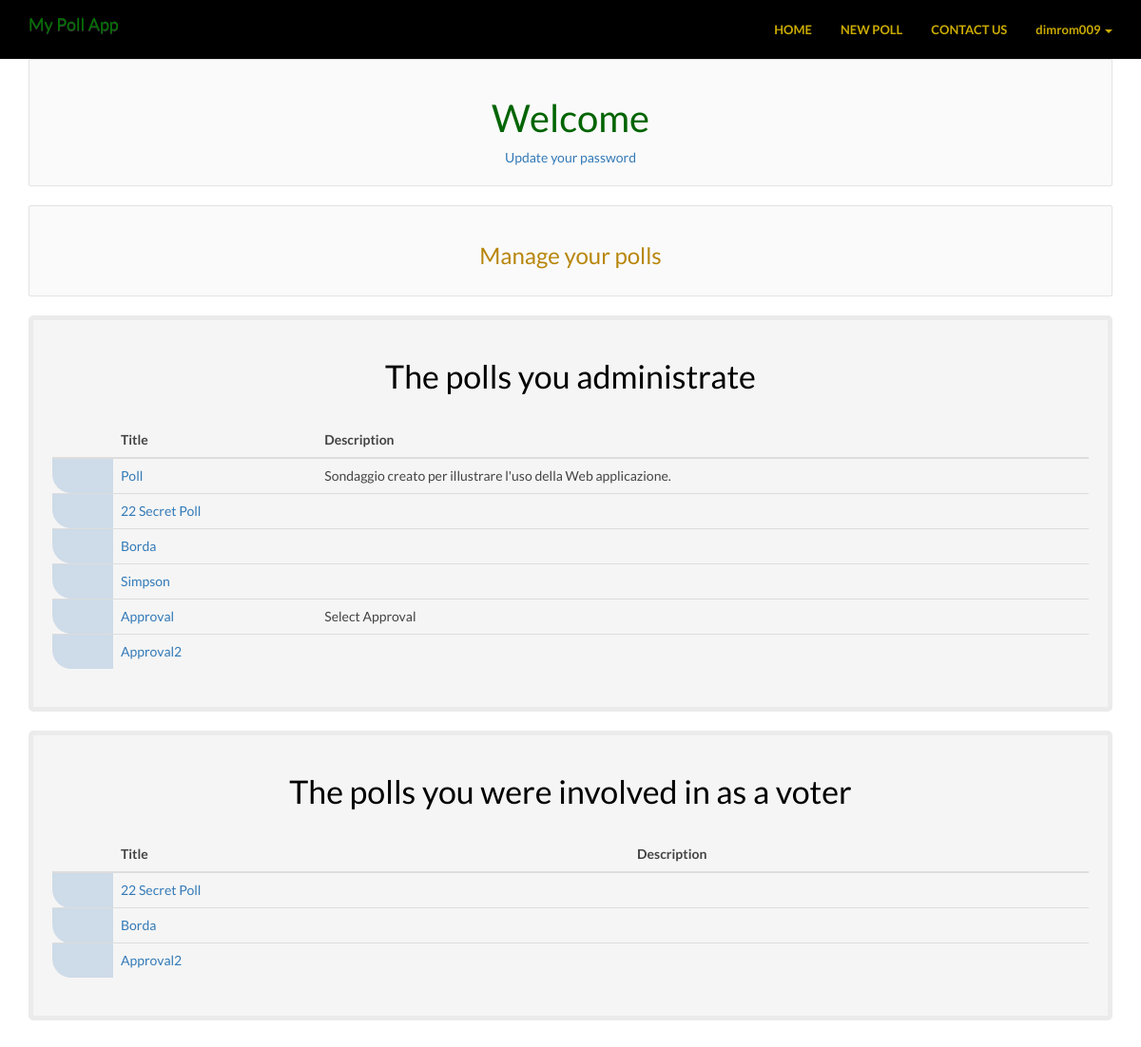
Page /accounts/accountPoll/3a74f2fb-7454-493f-bb3a-3b81fcd7f71c/ (signed in) on the committed database.
### accounts/models.py (models this page shows)
class User(PolymorphicModel):
    id = models.CharField(max_length=100, primary_key=True, default=uuid.uuid4, editable=False)
    nickname = models.CharField(verbose_name=_('Nickname *'), max_length=30)

### polls/models_.py (models this page shows, shortened)
class Poll(PolymorphicModel):
    id = models.CharField(max_length=100, primary_key=True, default=uuid.uuid4, editable=False)
    title = models.CharField(max_length=250, verbose_name=_("title *"))
    description = models.TextField(blank=True, null=True, verbose_name=_("description"))
    creation_date = models.DateField(auto_now_add=True)
    closing_date = models.DateField(default=date.today() + timedelta(days=1000), verbose_name=_("closing date * "))
    admin = models.ForeignKey(MyPollAppUser, on_delete=models.CASCADE, related_name='polls')

class VotingPoll(Poll):
    PREFERENCE_MODELS = (
        ('Approval', _('Approval Voting (Yes / No)')),
        ('Ranks#0', _('Simpson')),
        ('Ranks#2', _('Borda')))
    POLL_TYPES = (
        ('Standard', _('Standard Poll')),
        ('Date', _('Date Poll')))
    BALLOT_TYPES = (
        ('Open', _('Open Ballot')),
        ('Secret', _('Secret Ballot')),
        ('Experimental', _('Experimental Ballot')))
    poll_type = models.CharField(max_length=20, choices=POLL_TYPES, default='Standard', verbose_name=_("poll type"))
    preference_model = models.CharField(max_length=50, choices=PREFERENCE_MODELS, default='PositiveNegative',
                                        verbose_name=_("Preference model * "))
    ballot_type = models.CharField(max_length=50, choices=BALLOT_TYPES, default='Open', verbose_name=_("Ballot Type"))
    option_choice = models.BooleanField(default=True, verbose_name=_("A voter can leave candidates not ranked."))
    option_modify = models.BooleanField(default=True, verbose_name=_("The administrator (that is, you) can add or "
                                                                     "remove candidates whenever he / she wants."))
    option_shuffle = models.BooleanField(default=False, verbose_name=_("The winner will be chosen randomly "
                                                                       "(if there is an equality)."))
    winner_poll = models.PositiveIntegerField(default=1, validators=[
            MaxValueValidator(100),
            MinValueValidator(1)
        ],  verbose_name=_("Number of Winner"))  # new one !!!!!!!!!!!!!!
    status_poll = models.BooleanField(default=True, verbose_name=_("Status of poll explanation"))
    option_blocking_poll = models.BooleanField(default=True, verbose_name=_("blocking option explanation"))

class Poll(PolymorphicModel):
    id = models.CharField(max_length=100, primary_key=True, default=uuid.uuid4, editable=False)
    title = models.CharField(max_length=250, verbose_name=_("title *"))
    description = models.TextField(blank=True, null=True, verbose_name=_("description"))
    creation_date = models.DateField(auto_now_add=True)
    closing_date = models.DateField(default=date.today() + timedelta(days=1000), verbose_name=_("closing date * "))
    admin = models.ForeignKey(MyPollAppUser, on_delete=models.CASCADE, related_name='polls')

### accounts/views.py (the view)
# urls.py: re_path(r'^accountPoll/(?P<pk>' + uuid4 + ')/$', views.MbakopUserDetail.as_view(), name='accountPoll'),
class MbakopUserDetail(DetailView):
    model = MyPollAppUser
    template_name = "accounts/user_detail.html"
    def get_context_data(self, **kwargs):
        context = super(MbakopUserDetail, self).get_context_data(**kwargs)
        context['poll_list'] = VotingPoll.objects.filter(admin_id= self.kwargs['pk']).order_by('-creation_date')
        context['poll_list_voter'] = VotingPoll.objects.filter(candidates__votingscore__voter_id=self.kwargs['pk']).annotate(total=Count('id')).order_by('-creation_date')
        return context
    @method_decorator(login_required)
    def dispatch(self, *args, **kwargs):
        return super(MbakopUserDetail, self).dispatch(*args, **kwargs)

### templates/accounts/user_detail.html (shortened to what this page needs)
{%extends "polls/base.html" %}
{% load bootstrap3 %}
{% load i18n %}
{% load static %}
{% block content %}
    <div class="container ">
        <div class="well">
          <h2>{% trans 'Welcome'  %} {{ whaleuser.nickname }}</h2>
	  <div style="text-align: center;">
	    <a href="{% url 'change_password' %}">{% trans 'Update your password'  %}</a>
	  </div>
	</div>
        <div class="well">
          <h3>{% trans 'Manage your polls' %}</h3>
        </div>
        <div class="form-login ">
            <h4> {% trans 'The polls you administrate' %} </h4>
            {% if poll_list %}
                <div class="table-responsive ">
                    <table class="table"  >
                        <thead>
                        <tr>
                            <th></th>
                            <th>
                                {% trans 'Title' %}
                            </th>
                            <th>
                                {% trans 'Description' %}
                            </th>
                        </tr>
                        </thead>
                        <tbody>
                        {% for poll in poll_list %}
                            <tr>
                                <td class="controls">
                                    <a href="{% url 'admin' poll.id %}">{% bootstrap_icon "cog" %}</a>
                                    <a href="#" class="remove" data-toggle="modal" data-target="#myModal{{ forloop.counter }}">{% bootstrap_icon "remove" %}</a>
                                </td>
                                <td>
                                    <a href="{% url 'viewPoll' poll.id %}">{{ poll.title }}</a>
                                </td>
                                <td>
                                    {{ poll.description }}
                                </td>
                            </tr>
                        {% endfor %}
                        </tbody>
                    </table>
                </div>
            {% else %}
                <div class="well text-center">
                    <i>{% trans 'You have not created any poll so far.' %}</i>
                </div>
            {% endif%}
        </div>
        <div class="form-login margin2">
            <h4>{% trans 'The polls you were involved in as a voter' %} </h4>
            {% if poll_list_voter %}
                <div class="table-responsive ">
                    <table class="table"  >
                        <thead>
                        <tr>
                            <th></th>
                            <th>
                                {% trans 'Title' %}
                            </th>
                            <th>
                                {% trans 'Description' %}
                            </th>
                        </tr>
                        </thead>
                        <tbody>
                        {% for poll in poll_list_voter %}
                            <tr>
                                <td class="controls">
                                    <a href="/polls/updateVote/{{ poll.id }}/{{ whaleuser.id }}">{% bootstrap_icon "pencil" %}</a>
                                    <a href="#" class="remove" data-toggle="modal" data-target="#modal{{ forloop.counter }}">{% bootstrap_icon "remove" %}</a>
                                </td>
                                <td>
                                    <a href="{% url 'viewPoll' poll.id %}">{{ poll.title }}</a>
                                </td>
                                <td >
                                </td>
                            </tr>
                        {% endfor %}
                        </tbody>
                    </table>
                </div>
            {% else %}
                <div class="well text-center">
                    <i>{% trans 'You did not participate in any poll yet.' %}</i>
                </div>
            {% endif%}
        </div>
    </div>
{% endblock %}

### templates/polls/base.html (shortened to what this page needs)
{% load bootstrap3 %}
{% load static %}
{% load i18n %}
<!DOCTYPE html>
<html lang="en">
<head>
   <link href="{% static 'polls/css/bootstrap.min.css' %}" rel="stylesheet">
    <link href="{% static 'polls/css/bootstrap-theme.min.css' %}" rel="stylesheet">
    <link href="{% static 'polls/css/mfglabs_iconset.css' %}" rel="stylesheet">
<link href="{% static 'polls/css/poll.css' %}" rel="stylesheet">
 <link href="{% static 'polls/css/font-awesome.min.css' %}" rel="stylesheet" >
{% block static-extra %}
    <link href="{% static 'polls/css/preferences.css' %}" rel="stylesheet">
    <link href="{% static 'polls/css/bootstrap-datepicker3.standalone.min.css' %}" rel="stylesheet">
    <link  href="{% static 'polls/css/themes_smoothness_jquery-ui.css' %}" rel="stylesheet">
    <link href="{% static 'polls/css/responsive-tables.css' %}" rel="stylesheet" >
    <link href="{% static 'polls/css/bootstrap-switch.min.css' %}" rel="stylesheet" >
  {% endblock %}
</head>
<body >
<nav class="navbar navbar-custom navbar-fixed-top ">
    <div class="container">
        <div class="navbar-header">
            <a class="navbar-brand" href="{% url 'home' %}" >My Poll App</a>
        </div>
        <div id="navbar" class="navbar-collapse collapse" >
            <ul  class="nav navbar-nav navbar-right">
                <li><a href="{% url 'home' %}" >{% trans 'Home' %}</a></li>
                <li><a href="{% url 'choosePollType' %}">{% trans 'New poll' %}</a></li>
                <li><a href="mailto:mbakop4polls@gmail.com"> {% trans 'Contact us'%}</a></li>
                <li class="dropdown">
                    <a href="#" class="dropdown-toggle navbar-user" data-toggle="dropdown">{% bootstrap_icon "user" %} {% if user.is_authenticated %}
                        {{ user.nickname }}  {% endif %}<span class="caret"></span></a>
            </ul>
        </div>
    </div>
</nav>
<div class="container-fluid">
    {% block content %}{% endblock %}
</div>
<footer></footer>
</body>
</html>

### polls/static/polls/css/poll.css (style rules this page uses)
body { font-family: 'Lato', Verdana, Arial, Sans-Serif; color: #444; margin: 0px; }
@media (min-width: 992px) { body { padding-top: 62px; } }
h2 { text-align: center; color: gold; }
h3 { text-align: center; color: #292427; }
h4 { padding: 10px; margin-bottom:20px ; text-align: center; font-size: 34px; color: rgb(0, 0, 0); }
footer { height: 50px; }
.navbar-custom { background-color: black; border: none; margin: 0px; }
.navbar-custom .navbar-brand { color: green; opacity: 0.9; }
.navbar-custom .navbar-nav > li > a { color: gold; opacity: 0.8; text-transform: uppercase; text-shadow: none; transition: all .2s linear; font-weight: bold; font-size: 13px; line-height: 32px; }
.navbar-custom .navbar-collapse, .navbar-custom .navbar-form { border-color: rgb(235, 235, 235); }
.navbar-custom .navbar-nav > li > a.navbar-user { text-transform: none; }
.well { min-height: 20px; padding: 19px; margin-bottom: 20px; color: rgba(51, 117, 179, 1); background: #fafafa; border: 1px solid #e3e3e3; border-radius: 2px; -webkit-box-shadow: none; box-shadow: none; }
.well h2 { color: darkgreen; font-size: 40px; }
.well h3 { color: darkgoldenrod; }
.form-login { border-radius: 5px; background-color: whitesmoke; border: 5px solid rgb(235, 235, 235); padding: 20px; margin: 20px 0px; }
.margin2 { margin-top: 20px; }
table tbody tr td.controls { width: 64px; background-color: rgba(51, 117, 179, 0.2); border-radius: 0px 0px 0px 20px; color: #fff; }
table tbody tr td.controls > a { padding: 2px; color: rgba(0, 0, 0, 0.5); }
table tbody tr td.controls a.remove { color: rgba(185, 44, 40, 0.8); }

### polls/static/polls/css/responsive-tables.css (style rules this page uses)
table th { font-weight: bold; }
table td, table th { padding: 9px 10px; text-align: left; }

### rows in the picture
User: nickname "dimrom009"
VotingPoll: title "Poll", description "Sondaggio creato per illustrare l'uso della Web applicazione."
VotingPoll: title "22 Secret Poll"
VotingPoll: title "Borda"
VotingPoll: title "Simpson"
VotingPoll: title "Approval", description "Select Approval"
VotingPoll: title "Approval2"
